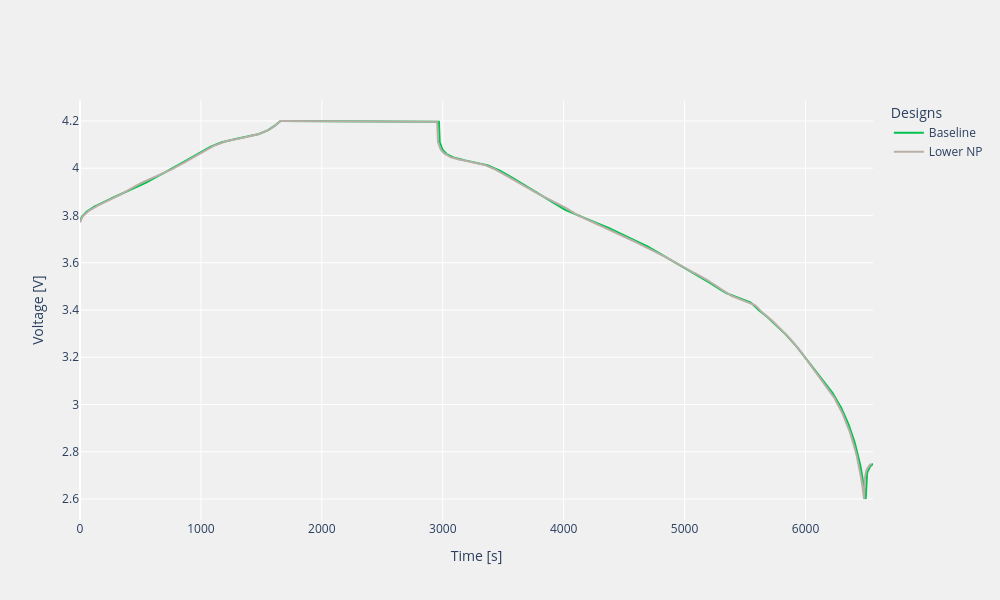

Notebook source saved alongside this figure:
### Code cell
single_output.plot_voltage_response()

### Figure 1 — Plotly figure (JSON) as saved in the notebook; plotly's stock layout.template omitted (floating-point values rounded to 4 significant figures; data arrays with more than 128 entries replaced by an {"elided": "..."} marker saying what was removed)
{"data": [{"line": {"color": "rgb(0, 195, 78)", "width": 2}, "mode": "lines", "name": "Baseline", "showlegend": true, "type": "scatter", "x": {"elided": "997 float values"}, "y": {"elided": "997 float values"}}, {"line": {"color": "rgb(184, 174, 167)", "width": 2}, "mode": "lines", "name": "Lower NP", "showlegend": true, "type": "scatter", "x": {"elided": "996 float values"}, "y": {"elided": "996 float values"}}], "layout": {"height": 600, "legend": {"title": {"text": "Designs"}}, "paper_bgcolor": "rgba(240, 240, 240, 1)", "plot_bgcolor": "rgba(240, 240, 240, 1)", "width": 1000, "xaxis": {"title": {"text": "Time [s]"}}, "yaxis": {"title": {"text": "Voltage [V]"}}}}
